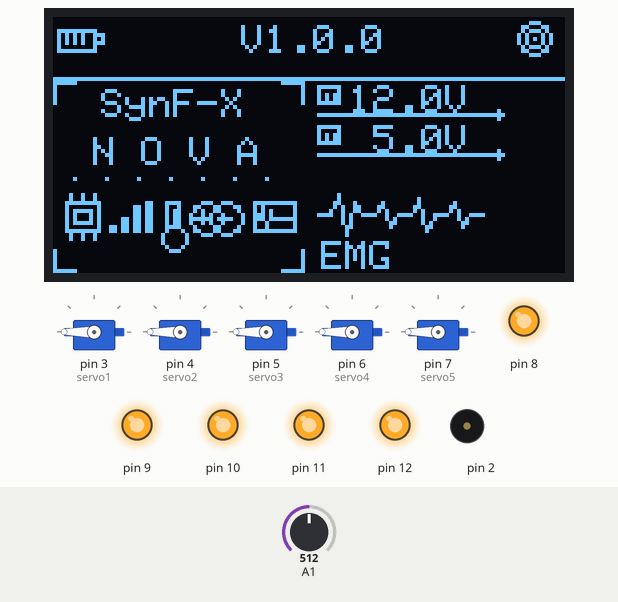
Recording of a sketch running on a simulated Arduino Uno, built with avr-gcc and run on an emulated ATmega328P. Parts: 5 × servo, 128×64 one-colour display, output pins drawn as LEDs (lit = HIGH), buzzer (waves = sounding). The test bench sets the inputs (shaded band); at power-on: A1 = 512. What the sketch prints to the serial monitor is not drawn.

Above: at 18.2 s.
18.3 s: A1 set to 492
At 20.3 s:
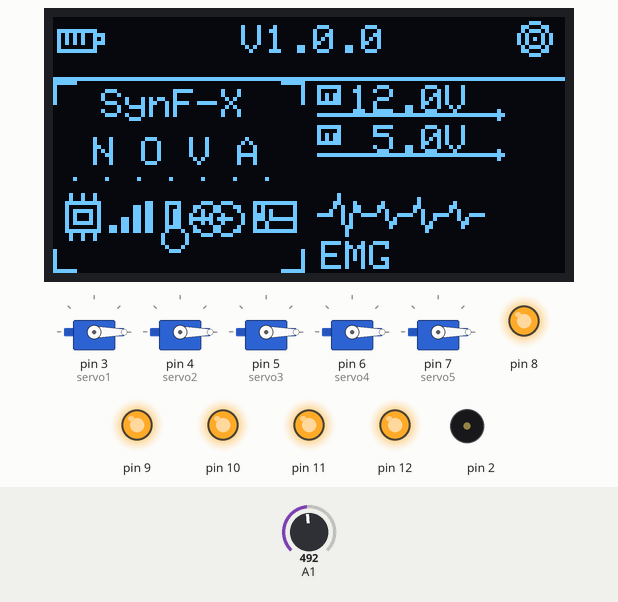
20.8 s: A1 set to 510
At 21.9 s:
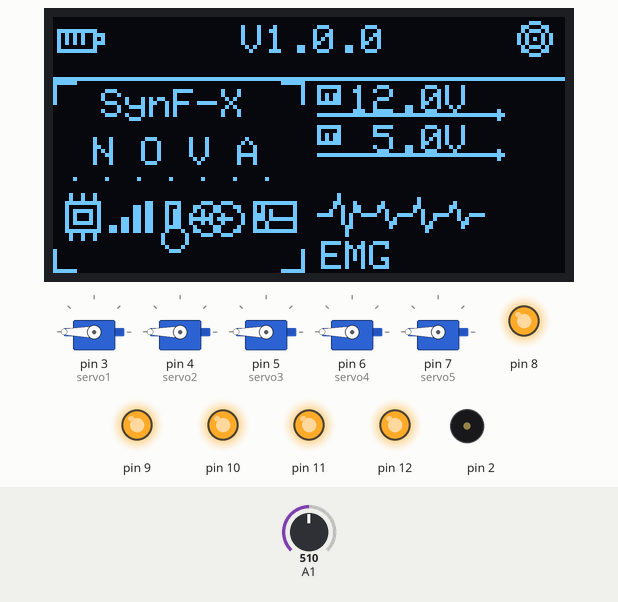
22.3 s: A1 set to 490
At 24.5 s:
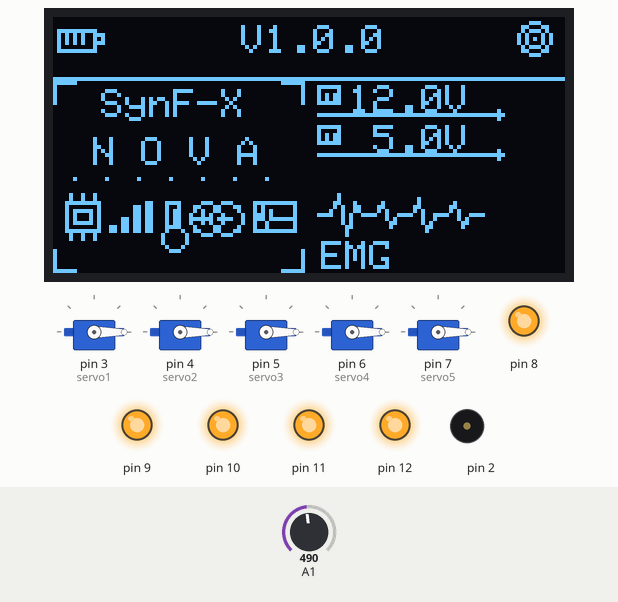
Timing chart, 0 to 26.0 s (numbered marks = the images above; inputs shaded):
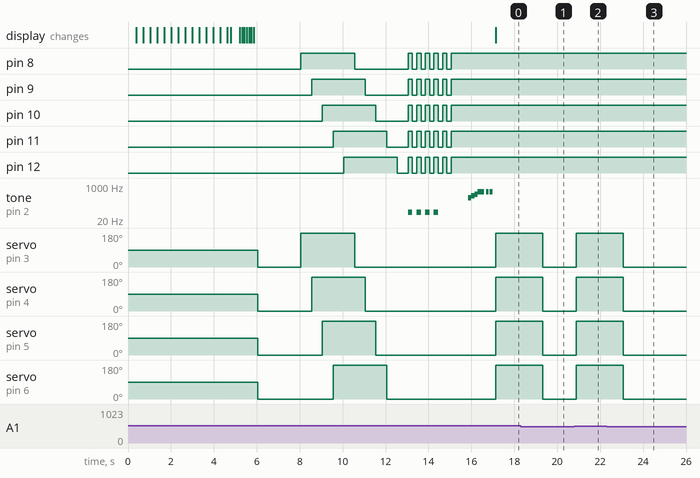

The sketch:

code.ino
```cpp
/*
 SynF-X
  Nova
  https://github.com/FoadTeymoori/SynF-X
*/
#include <Wire.h>
#include <Adafruit_GFX.h>
#include <Adafruit_SSD1306.h>

#define SCREEN_WIDTH  128
#define SCREEN_HEIGHT 64
#define OLED_RESET    -1
#define OLED_ADDRESS  0x3C

#include <Servo.h>

   Servo servo1;
   Servo servo2;
   Servo servo3;
   Servo servo4;
   Servo servo5;

Adafruit_SSD1306 display(SCREEN_WIDTH, SCREEN_HEIGHT, &Wire, OLED_RESET);

void setup() {

   Serial.begin(115200);

     servo1.attach(3);
     servo2.attach(4);
     servo3.attach(5);
     servo4.attach(6);
     servo5.attach(7);

    pinMode(2, OUTPUT);
    pinMode(8, OUTPUT);
    pinMode(9, OUTPUT);
    pinMode(10, OUTPUT);
    pinMode(11, OUTPUT);
    pinMode(12, OUTPUT);
    pinMode(A1, INPUT);

  if (!display.begin(SSD1306_SWITCHCAPVCC, OLED_ADDRESS)) {
    while (true);
  }

// ════════════════════════════════════════════════════════
//  تست های اولیه سروو و ال ای دی ها
// ════════════════════════════════════════════════════════

  drawLeftPanel();
  display.clearDisplay();
  display.display();
  drawLoading();

 servo1.write(0);
 servo2.write(0);
 servo3.write(0);
 servo4.write(0);
 servo5.write(0);
  delay(2000);


  digitalWrite(8, HIGH);  servo1.write(180);
  delay(500);
  digitalWrite(9, HIGH);   servo2.write(180);
  delay(500);
  digitalWrite(10, HIGH);  servo3.write(180);
  delay(500);
  digitalWrite(11, HIGH);  servo4.write(180);
  delay(500);
  digitalWrite(12, HIGH);  servo5.write(180);
  delay(500);

  digitalWrite(8, LOW); servo1.write(0);
  delay(500);
  digitalWrite(9, LOW); servo2.write(0);
  delay(500);
  digitalWrite(10, LOW);   servo3.write(0);
  delay(500);
  digitalWrite(11,LOW);  servo4.write(0);
  delay(500);
  digitalWrite(12, LOW);  servo5.write(0);
  delay(500);


   tone(2,50);
  digitalWrite(8, HIGH);
  digitalWrite(9, HIGH);
  digitalWrite(10, HIGH);
  digitalWrite(11, HIGH);
  digitalWrite(12, HIGH);
   delay(200);

   noTone(2);
  digitalWrite(8, LOW);
  digitalWrite(9, LOW);
  digitalWrite(10, LOW);
  digitalWrite(11, LOW);
  digitalWrite(12, LOW);
   delay(200);

   tone(2,50);
  digitalWrite(8, HIGH);
  digitalWrite(9, HIGH);
  digitalWrite(10, HIGH);
  digitalWrite(11, HIGH);
  digitalWrite(12, HIGH);
   delay(200);

   noTone(2);
  digitalWrite(8, LOW);
  digitalWrite(9, LOW);
  digitalWrite(10, LOW);
  digitalWrite(11, LOW);
  digitalWrite(12, LOW);
   delay(200);

   tone(2,50);
  digitalWrite(8, HIGH);
  digitalWrite(9, HIGH);
  digitalWrite(10, HIGH);
  digitalWrite(11, HIGH);
  digitalWrite(12, HIGH);
   delay(200);

   noTone(2);
  digitalWrite(8, LOW);
  digitalWrite(9, LOW);
  digitalWrite(10, LOW);
  digitalWrite(11, LOW);
  digitalWrite(12, LOW);
   delay(200);

   tone(2,50);
  digitalWrite(8, HIGH);
  digitalWrite(9, HIGH);
  digitalWrite(10, HIGH);
  digitalWrite(11, HIGH);
  digitalWrite(12, HIGH);
   delay(200);

   noTone(2);
  digitalWrite(8, LOW);
  digitalWrite(9, LOW);
  digitalWrite(10, LOW);
  digitalWrite(11, LOW);
  digitalWrite(12, LOW);
   delay(200);


  digitalWrite(8, HIGH);
  digitalWrite(9, HIGH);
  digitalWrite(10, HIGH);
  digitalWrite(11, HIGH);
  digitalWrite(12, HIGH);
   delay(200);

   noTone(2);
  digitalWrite(8, LOW);
  digitalWrite(9, LOW);
  digitalWrite(10, LOW);
  digitalWrite(11, LOW);
  digitalWrite(12, LOW);
   delay(200);

  digitalWrite(8, HIGH);
  digitalWrite(9, HIGH);
  digitalWrite(10, HIGH);
  digitalWrite(11, HIGH);
  digitalWrite(12, HIGH);
   delay(800);

  tone(2, 262);
   delay(150);
  tone(2, 330);
   delay(150);
  tone(2, 392);
   delay(150);
  tone(2, 523);
   delay(300);
  noTone(2);
      delay(80);

  tone(2, 523);
   delay(120);
  noTone(2);
    delay(60);
  tone(2, 523);
   delay(120);
  noTone(2);
      delay(80);

}

void loop() {


  display.clearDisplay();
  drawLeftPanel();
  display.display();

  int emg = analogRead(A1);

  Serial.println(emg);

  display.clearDisplay();
  drawLeftPanel();
  display.display();

  if (emg > 500) {
    servo1.write(180);
    servo2.write(180);
    servo3.write(180);
    servo4.write(180);
    servo5.write(180);
   delay(1000);
  } else {
    servo1.write(0);
    servo2.write(0);
    servo3.write(0);
    servo4.write(0);
    servo5.write(0);

  }

  delay(20);

}

// ════════════════════════════════════════════════════════
//  صفحه لودینک نمایشگر
// ════════════════════════════════════════════════════════

void drawLoading() {

  // پروگرس بار انیمیشن
  for (int pct = 0; pct <= 100; pct += 1) {
    display.clearDisplay();

    // SynF-X وسط
    display.setTextSize(2);
    display.setTextColor(WHITE);
    display.setCursor(21, 8);
    display.print("SynF-X");

    // خط زیر اسم
    display.drawFastHLine(10, 27, 108, WHITE);

    // NOVA
    display.setTextSize(1);
    display.setCursor(40, 30);
    display.print("N O V A");

    // پروگرس بار
    display.drawRect(14, 44, 100, 5, WHITE);
    int filled = map(pct, 0, 100, 0, 98);
    display.fillRect(15, 45, filled, 3, WHITE);

    // درصد
    display.setCursor(53, 52);
    display.print(pct);
    display.print("%");
    display.setCursor(73, 50);
    int dots = (pct / 25) % 4;
    for (int d = 0; d < dots; d++) display.print(".");
    display.display();
    delay(18);

  }

  // مکث کوتاه بعد از ۱۰۰٪
    delay(400);
  // چند تا چشمک
  for (int i = 0; i < 3; i++) {
    display.clearDisplay();
    display.display();
    delay(80);
    drawLoadingStatic(100);
    display.display();
    delay(80);
  }

  display.clearDisplay();
  display.display();
  delay(200);

}

void drawLoadingStatic(int pct) {
  display.setTextSize(2);
  display.setTextColor(WHITE);
  display.setCursor(21, 8);
  display.print("SynF-X");
  display.drawFastHLine(10, 27, 108, WHITE);
  display.setTextSize(1);
  display.setCursor(40, 30);
  display.print("N O V A");
  display.drawRect(14, 44, 100, 5, WHITE);
  display.fillRect(15, 45, 98, 3, WHITE);
  display.setCursor(53, 52);
  display.print("100%");

}

void drawLeftPanel() {

// ════════════════════════════════════════════════════════
// نوار بالا
// ════════════════════════════════════════════════════════
  display.drawRect(1, 3, 10, 6, WHITE);
  display.drawFastVLine(3, 4, 3, WHITE);
  display.drawFastVLine(5, 4, 3, WHITE);
  display.drawFastVLine(7, 4, 3, WHITE);
  display.drawRect(10, 4, 3, 3, WHITE);


  display.setTextSize(1);
  display.setTextColor(WHITE);
  display.setCursor(17, 2);
  display.print("     V1.0.0");


  display.drawPixel(120, 5, WHITE);
  display.drawCircle(120, 5, 2, WHITE);
  display.drawCircle(120, 5, 4, WHITE);

  display.drawFastHLine(0, 15, 128, WHITE);

  // گوشه ها
  display.drawFastHLine(0,  16, 6, WHITE);
  display.drawFastVLine(0,  16, 6, WHITE);
  display.drawFastHLine(57, 16, 6, WHITE);
  display.drawFastVLine(62, 16, 6, WHITE);
  display.drawFastHLine(0,  63, 6, WHITE);
  display.drawFastVLine(0,  58, 6, WHITE);
  display.drawFastHLine(57, 63, 6, WHITE);
  display.drawFastVLine(62, 58, 6, WHITE);

  display.setTextSize(1);
  display.setTextColor(WHITE);
  display.setCursor(12, 18);
  display.print("SynF-X");

  display.setCursor(10, 30);
  display.print("N O V A");

  for (int i = 0; i < 7; i++)
    display.drawPixel(5 + i*8, 40, WHITE);

  // ایکون سی پی یو
  display.drawRect(3, 46, 9, 8, WHITE);
  display.drawRect(5, 48, 5, 4, WHITE);
  display.drawFastVLine(4,  44, 2, WHITE);
  display.drawFastVLine(7,  44, 2, WHITE);
  display.drawFastVLine(10, 44, 2, WHITE);
  display.drawFastVLine(4,  54, 2, WHITE);
  display.drawFastVLine(7,  54, 2, WHITE);
  display.drawFastVLine(10, 54, 2, WHITE);

  // ایکون سیگنال
  display.fillRect(14, 52, 2, 2, WHITE);
  display.fillRect(17, 50, 2, 4, WHITE);
  display.fillRect(20, 47, 2, 7, WHITE);
  display.drawRect(23, 46, 2, 8, WHITE);

  // دماسنج
  display.drawRect(28, 46, 4, 7, WHITE);
  display.drawFastVLine(30, 48, 4, WHITE);
  display.drawCircle(30, 55, 3, WHITE);

  // ایکون اردوینو
  display.drawCircle(38, 50, 4, WHITE);
  display.drawCircle(43, 50, 4, WHITE);
  display.drawFastHLine(35, 50, 4, WHITE);
  display.drawFastVLine(37, 48, 4, WHITE);
  display.drawFastHLine(41, 50, 4, WHITE);

  // ایکون EMG
  display.drawRect(50, 46, 11, 8, WHITE);
  display.drawLine(51, 50, 52, 47, WHITE);
  display.drawLine(52, 47, 53, 53, WHITE);
  display.drawLine(53, 53, 54, 48, WHITE);
  display.drawLine(54, 48, 55, 50, WHITE);
  display.drawLine(55, 50, 59, 50, WHITE);


// ════════════════════════════════════════════════════════
//  پنل سمت راست
// ════════════════════════════════════════════════════════

  //  EMG موج
  display.setCursor(67, 56);
  display.print("EMG");
  int ex[] = {66,69,71,73,75,77,80,82,84,86,89,91,93,95,98,100,102,104,107};
  int ey[] = {49,49,44,54,46,49,49,46,52,49,49,45,53,49,49,46,52,49,49};
  for (int i = 0; i < 18; i++)
    display.drawLine(ex[i], ey[i], ex[i+1], ey[i+1], WHITE);


  // ── ولتاژ 12V ──
  // آیکون پریز
  display.drawRect(66, 17, 6, 5, WHITE);
  display.drawFastVLine(68, 19, 3, WHITE);
  display.drawFastVLine(70, 19, 3, WHITE);

  display.setTextSize(1);
  display.setCursor(74, 17);
  display.print("12.0V");
  // خط ثابت
  display.drawFastHLine(66, 24, 44, WHITE);
  display.fillCircle(111, 24, 1, WHITE);

  // ── ولتاژ 5V ──
  display.drawRect(66, 27, 6, 5, WHITE);
  display.drawFastVLine(68, 29, 3, WHITE);
  display.drawFastVLine(70, 29, 3, WHITE);

  display.setCursor(74, 27);
  display.print(" 5.0V");
  // خط ثابت
  display.drawFastHLine(66, 34, 44, WHITE);
  display.fillCircle(111, 34, 1, WHITE);

}
```

Measured:
- the behaviour switches between 501 and 500 on A1 (found by bisection; images 0 and 1)
- after the input at 18.3 s, servo on pin 3 (servo1), servo on pin 4 (servo2), servo on pin 5 (servo3), servo on pin 6 (servo4), servo on pin 7 (servo5): 180° → 0° after 1.0 s
- after the input at 20.8 s, servo on pin 3 (servo1), servo on pin 4 (servo2), servo on pin 5 (servo3), servo on pin 6 (servo4), servo on pin 7 (servo5): 0° → 180° after 0.08 s
- after the input at 22.3 s, servo on pin 3 (servo1), servo on pin 4 (servo2), servo on pin 5 (servo3), servo on pin 6 (servo4), servo on pin 7 (servo5): 180° → 0° after 0.77 s
- by itself, servo on pin 7 (servo5): alternates 180° for 2.5 s and 0° for 4.3 s
